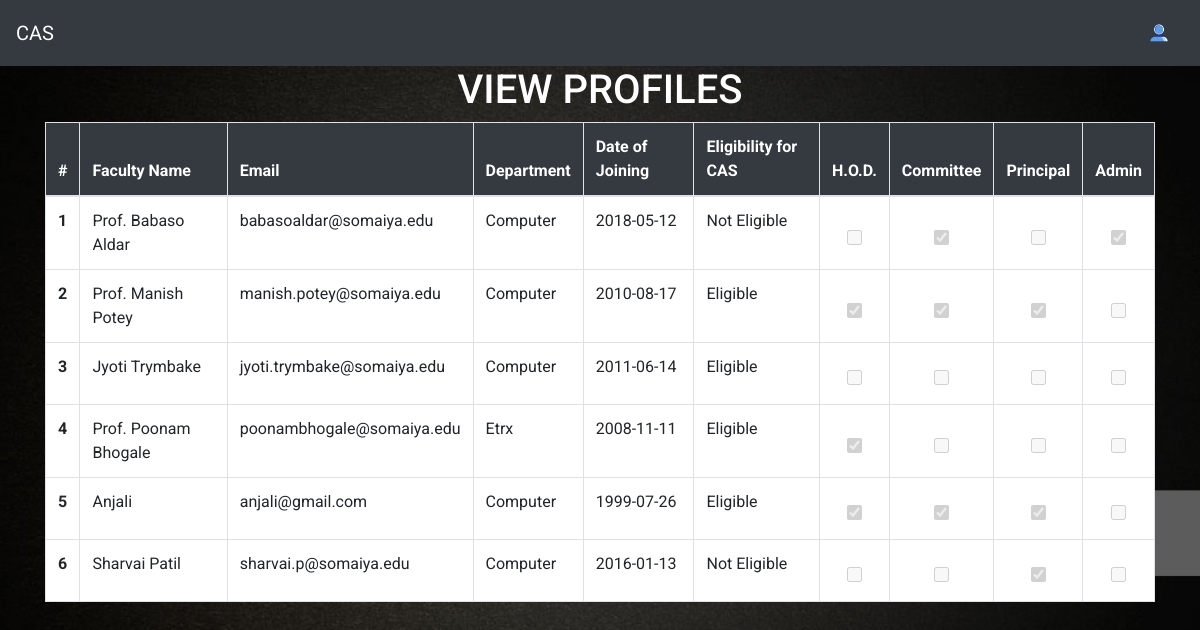
/viewprofiles.php (signed in), run on an earlier commit of the app's database.
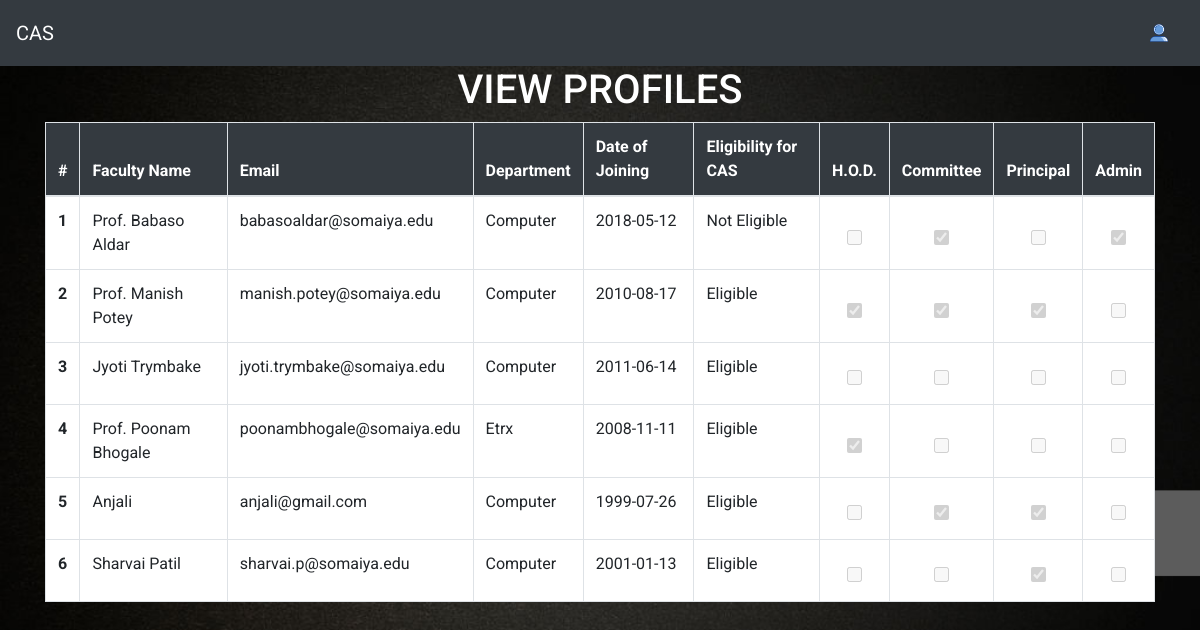
And on a later commit of the database.
### tables this page shows
CREATE TABLE `faculty_table` (
  `id` int(11) NOT NULL,
  `faculty_name` varchar(100) NOT NULL,
  `email` varchar(50) NOT NULL,
  `password` varchar(256) NOT NULL,
  `date_of_joining` date NOT NULL,
  `department` varchar(50) NOT NULL,
  `profilePicLocation` varchar(100) NOT NULL DEFAULT 'defaults/default_userprofile_pic.png',
  `hod` int(11) NOT NULL,
  `committee` int(11) NOT NULL,
  `principal` int(11) NOT NULL,
  `admin` int(11) NOT NULL
);

### viewprofiles.php (the view, shortened to what this page needs)
<?php
if(!isset($_SESSION['id']))
{
	header("LOCATION: index.php");
}
else
{
include 'dbh.php';
$userId=mysqli_real_escape_string($conn,$_SESSION['id']);
include 'top.php';
?>
   	<nav class="navbar navbar-expand-lg sticky-top navbar-dark bg-dark">
	  	<a class="navbar-brand" href="#">CAS</a>
	  	<div class="collapse navbar-collapse" id="navbarSupportedContent">
		    <ul class="navbar-nav ml-auto">
		      	<?php
		      	if(!isset($_SESSION['id']))
		      	{
			      	?>
			      	<li class="nav-item">
			        	<a class="nav-link" href="index.php">Sign Up | Sign In</a>
			      	</li>
			      	<?php
			    }
			    else
			    {
			    	?>
			      	<li class="nav-item dropdown">
				        <img class="nav-link dropdown-toggle" src="defaults/default_userprofile_pic.png" width="50px" style="cursor: pointer" id="navbarDropdown" role="button" data-toggle="dropdown" aria-haspopup="true" aria-expanded="false">
			      	</li>
			      	<?php
		      	}
		      	?>
		    </ul>
	  	</div>
	</nav>
   	<div class="container">
		<div class="row justify-content-center">
			<div class="col-md-12">
				<h1 class="text-center" style="color:white">VIEW PROFILES</h1>
				<div class="admin-table">
				<table class="table table-bordered" style="background-color: white">
				  	<thead style="color: white">
					    <tr>
					      	<th scope="col" style="background-color: #343a40">#</th>
					      	<th scope="col" style="background-color: #343a40">Faculty Name</th>
					      	<th scope="col" style="background-color: #343a40">Email</th>
					      	<th scope="col" style="background-color: #343a40">Department</th>
					      	<th scope="col" style="background-color: #343a40">Date of Joining</th>
					      	<th scope="col" style="background-color: #343a40">Eligibility for CAS</th>
					      	<th scope="col" style="background-color: #343a40">H.O.D.</th>
					      	<th scope="col" style="background-color: #343a40">Committee</th>
					      	<th scope="col" style="background-color: #343a40">Principal</th>
					      	<th scope="col" style="background-color: #343a40">Admin</th>
					    </tr>
				  	</thead>
				  	<tbody>
				  		<?php
				  		$sqlc="SELECT hod,committee,department FROM faculty_table WHERE id='$userId'";
				  		$resultc=mysqli_query($conn,$sqlc);
				  		$rowc=mysqli_fetch_assoc($resultc);
				  		if($rowc['committee']==1)
				  		{
				  			$check="committee";
				  		}
				  		if($check=="hod")
				  		{
				  			$departmentc=mysqli_real_escape_string($conn,$rowc['department']);
				  			$sql="SELECT id, faculty_name, email, date_of_joining, department, hod, committee, principal, admin FROM faculty_table WHERE department='$departmentc' AND hod=0";
				  			$result=mysqli_query($conn,$sql);
				  		}
				  		else
				  		{
				  			$sql="SELECT id, faculty_name, email, date_of_joining, department, hod, committee, principal, admin FROM faculty_table";
				  			$result=mysqli_query($conn,$sql);
				  		}
				  		$count=1;
				  		while($row=mysqli_fetch_assoc($result))
				  		{
				  			$id=$row['id'];
				  			$faculty_name=$row['faculty_name'];
				  			$email=$row['email'];
				  			$date_of_joining=$row['date_of_joining'];
				  			$department=$row['department'];
				  			$hod=$row['hod'];
				  			$committee=$row['committee'];
				  			$principal=$row['principal'];
				  			$admin=$row['admin'];
					  		?>
						    <tr>
						      	<th scope="row"><?php echo $count; ?></th>
						      	<td><?php echo $faculty_name; ?></td>
						      	<td><?php echo $email; ?></td>
						      	<td><?php echo $department; ?></td>
						      	<td><?php echo $date_of_joining; ?></td>
						    <?php
							$now = time();
							$your_date = strtotime($date_of_joining);
							$datediff = $now - $your_date;
							$years = floor($datediff / (365*60*60*24));
						    if($years>=5)
						    {
						    	?>
						    	<td>Eligible</td>
						    	<?php
						    }
						    else
						    {
						    	?>
						    	<td>Not Eligible</td>
						    	<?php
						    }
						    ?>
						      	<form class="update-rights-form" id="update-rights-form-<?php echo $id; ?>" action="" method="POST">
						      		<td class="table-center">
						      			<?php
						      			if($hod==1)
						      			{
						      				?>
						      				<input type="checkbox" class="admin-table-checkbox" name="hod" id="hod<?php echo $id; ?>" value="hod" checked disabled>
						      				<?php
						      			}
						      			else
						      			{
						      				?>
						      				<input type="checkbox" class="admin-table-checkbox" name="hod" id="hod<?php echo $id; ?>" value="hod" disabled>
						      				<?php
						      			}
						      			?>
		  							</td>
		  							<td class="table-center">
		  								<?php
		  								if($committee==1)
		  								{
		  									?>
		  									<input type="checkbox" class="admin-table-checkbox" name="committee" id="committee<?php echo $id; ?>" value="committee" checked disabled>
		  									<?php
		  								}
		  								else
		  								{
		  									?>
		  									<input type="checkbox" class="admin-table-checkbox" name="committee" id="committee<?php echo $id; ?>" value="committee" disabled>
		  									<?php
		  								}
		  								?>
		  							</td>
		  							<td class="table-center">
		  								<?php
		  								if($principal==1)
		  								{
		  									?>
		  									<input type="checkbox" class="admin-table-checkbox" name="principal" id="principal<?php echo $id; ?>" value="principal" checked disabled>
		  									<?php
		  								}
		  								else
		  								{
		  									?>
		  									<input type="checkbox" class="admin-table-checkbox" name="principal"id="principal<?php echo $id; ?>"  value="principal" disabled>
		  									<?php
		  								}
		  								?>
		  							</td>
		  							<td class="table-center">
		  								<?php
		  								if($admin==1)
		  								{
		  									?>
		  									<input type="checkbox" class="admin-table-checkbox" name="admin" id="admin<?php echo $id; ?>" value="admin" checked disabled>
		  									<?php
		  								}
		  								else
		  								{
		  									?>
		  									<input type="checkbox" class="admin-table-checkbox" name="admin" id="admin<?php echo $id; ?>" value="admin" disabled>
		  									<?php
		  								}
		  								?>
		  							</td>
						      	</form>
						    </tr>
						    <?php
						    $count+=1;
						}
					    ?>
				  </tbody>
				</table>
				</div>
			</div>
		</div>
	</div>
</body>
</html>
<?php
}
?>

### top.php (shortened to what this page needs)
<!DOCTYPE html>
<html>
<head>
	<link rel="stylesheet" href="https://maxcdn.bootstrapcdn.com/bootstrap/4.1.3/css/bootstrap.min.css">
	<link href="https://stackpath.bootstrapcdn.com/font-awesome/4.7.0/css/font-awesome.min.css" rel="stylesheet">
	<link href="//netdna.bootstrapcdn.com/font-awesome/4.1.0/css/font-awesome.min.css" rel="stylesheet">
	<link rel="stylesheet" type="text/css" href="Frontend/global.css">
</head>
<body>

### Frontend/global.css (style rules this page uses)
* { margin: 0px; padding: 0px; font-family: 'Roboto', sans-serif; }
body { background-color: #343a40 !important; background-size: cover; background-attachment: fixed; font-family: new time roman; background-image: url(img/back1.jpg); }
a { text-decoration: none; }
td.table-center { text-align: center; vertical-align: middle; }
.admin-table { overflow-x:auto; }
input[type="checkbox"] { margin-top: 15px; width: 15px; height: 15px; }
input:disabled { background: #dddddd; }

What changed in the data, as far as the page shows it:
changed faculty_table "Anjali": hod "☑" → "☐"
changed faculty_table "Sharvai Patil": date_of_joining "2016-01-13" → "2001-01-13"; date_of_joining "Not Eligible" → "Eligible"
